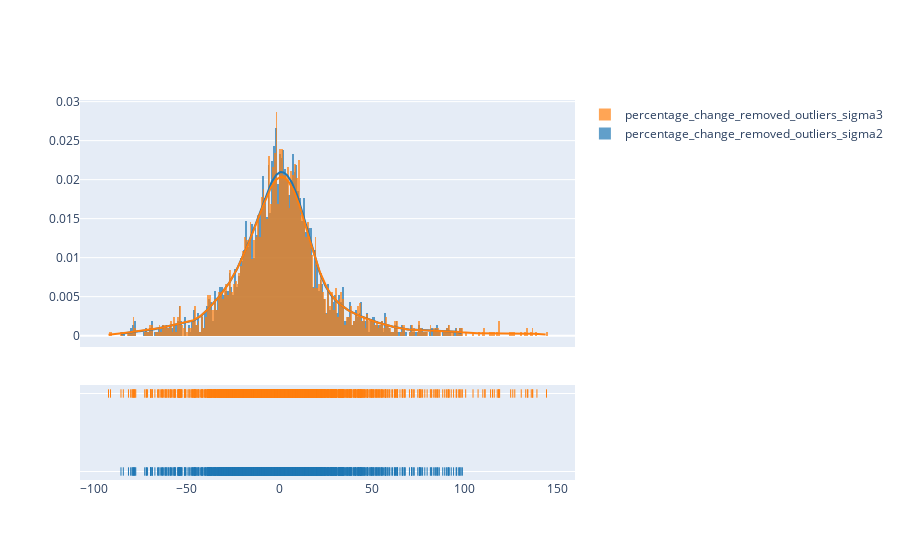

Here is the notebook cell this chart was saved with:
### Code cell
import numpy as np

labels = np.array(dict_of_percentage_changes_train["percentage_change"])

mean = np.mean(labels)
standard_deviation = np.std(labels)
distance_from_mean = abs(labels - mean)
# Sigma 2
max_deviations = 2
not_outlier = distance_from_mean < max_deviations * standard_deviation
no_outliers2 = labels[not_outlier]
# Sigma 3
max_deviations = 3
not_outlier = distance_from_mean < max_deviations * standard_deviation
no_outliers3 = labels[not_outlier]

import plotly.figure_factory as ff
import numpy as np

hist_data = [no_outliers2, no_outliers3]

group_labels = ['percentage_change_removed_outliers_sigma2', 'percentage_change_removed_outliers_sigma3']

# Create distplot with custom bin_size
fig = ff.create_distplot(hist_data, group_labels)
fig.show()

### Figure 1 — Plotly figure (JSON) as saved in the notebook; plotly's stock layout.template omitted (floating-point values rounded to 4 significant figures; data arrays with more than 128 entries replaced by an {"elided": "..."} marker saying what was removed)
{"data": [{"autobinx": false, "histnorm": "probability density", "legendgroup": "percentage_change_removed_outliers_sigma2", "marker": {"color": "rgb(31, 119, 180)"}, "name": "percentage_change_removed_outliers_sigma2", "opacity": 0.7, "type": "histogram", "x": {"elided": "2103 float values"}, "xaxis": "x", "xbins": {"end": 98.7, "size": 1, "start": -85.26}, "yaxis": "y"}, {"autobinx": false, "histnorm": "probability density", "legendgroup": "percentage_change_removed_outliers_sigma3", "marker": {"color": "rgb(255, 127, 14)"}, "name": "percentage_change_removed_outliers_sigma3", "opacity": 0.7, "type": "histogram", "x": {"elided": "2131 float values"}, "xaxis": "x", "xbins": {"end": 144.0, "size": 1, "start": -91.98}, "yaxis": "y"}, {"legendgroup": "percentage_change_removed_outliers_sigma2", "marker": {"color": "rgb(31, 119, 180)"}, "mode": "lines", "name": "percentage_change_removed_outliers_sigma2", "showlegend": false, "type": "scatter", "x": {"elided": "500 float values"}, "xaxis": "x", "y": {"elided": "500 float values"}, "yaxis": "y"}, {"legendgroup": "percentage_change_removed_outliers_sigma3", "marker": {"color": "rgb(255, 127, 14)"}, "mode": "lines", "name": "percentage_change_removed_outliers_sigma3", "showlegend": false, "type": "scatter", "x": {"elided": "500 float values"}, "xaxis": "x", "y": {"elided": "500 float values"}, "yaxis": "y"}, {"legendgroup": "percentage_change_removed_outliers_sigma2", "marker": {"color": "rgb(31, 119, 180)", "symbol": "line-ns-open"}, "mode": "markers", "name": "percentage_change_removed_outliers_sigma2", "showlegend": false, "type": "scatter", "x": {"elided": "2103 float values"}, "xaxis": "x", "y": {"elided": "2103 str values"}, "yaxis": "y2"}, {"legendgroup": "percentage_change_removed_outliers_sigma3", "marker": {"color": "rgb(255, 127, 14)", "symbol": "line-ns-open"}, "mode": "markers", "name": "percentage_change_removed_outliers_sigma3", "showlegend": false, "type": "scatter", "x": {"elided": "2131 float values"}, "xaxis": "x", "y": {"elided": "2131 str values"}, "yaxis": "y2"}], "layout": {"barmode": "overlay", "hovermode": "closest", "legend": {"traceorder": "reversed"}, "xaxis": {"anchor": "y2", "domain": [0, 1], "zeroline": false}, "yaxis": {"anchor": "free", "domain": [0.35, 1], "position": 0}, "yaxis2": {"anchor": "x", "domain": [0, 0.25], "dtick": 1, "showticklabels": false}}}
